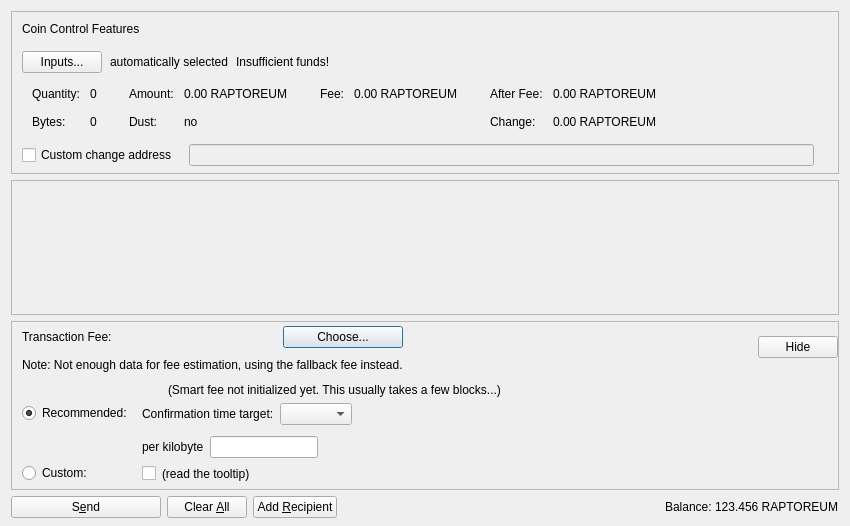
<?xml version="1.0" encoding="UTF-8"?>
<ui version="4.0">
 <class>SendCoinsDialog</class>
 <widget class="QDialog" name="SendCoinsDialog">
  <property name="geometry">
   <rect>
    <x>0</x>
    <y>0</y>
    <width>850</width>
    <height>526</height>
   </rect>
  </property>
  <property name="windowTitle">
   <string>Send Coins</string>
  </property>
  <layout class="QVBoxLayout" name="verticalLayout" stretch="0,1,0,0">
   <property name="bottomMargin">
    <number>8</number>
   </property>
   <item>
    <widget class="QFrame" name="frameCoinControl">
     <property name="sizePolicy">
      <sizepolicy hsizetype="Expanding" vsizetype="Expanding">
       <horstretch>0</horstretch>
       <verstretch>0</verstretch>
      </sizepolicy>
     </property>
     <property name="maximumSize">
      <size>
       <width>16777215</width>
       <height>16777215</height>
      </size>
     </property>
     <property name="frameShape">
      <enum>QFrame::StyledPanel</enum>
     </property>
     <property name="frameShadow">
      <enum>QFrame::Sunken</enum>
     </property>
     <layout class="QVBoxLayout" name="verticalLayoutCoinControl2">
      <property name="spacing">
       <number>0</number>
      </property>
      <property name="leftMargin">
       <number>0</number>
      </property>
      <property name="topMargin">
       <number>0</number>
      </property>
      <property name="rightMargin">
       <number>0</number>
      </property>
      <property name="bottomMargin">
       <number>6</number>
      </property>
      <item>
       <layout class="QVBoxLayout" name="verticalLayoutCoinControl" stretch="0,0,0,0,1">
        <property name="spacing">
         <number>0</number>
        </property>
        <property name="leftMargin">
         <number>10</number>
        </property>
        <property name="topMargin">
         <number>10</number>
        </property>
        <item>
         <layout class="QHBoxLayout" name="horizontalLayoutCoinControl1">
          <property name="bottomMargin">
           <number>15</number>
          </property>
          <item>
           <widget class="QLabel" name="labelCoinControlFeatures">
            <property name="sizePolicy">
             <sizepolicy hsizetype="Preferred" vsizetype="Maximum">
              <horstretch>0</horstretch>
              <verstretch>0</verstretch>
             </sizepolicy>
            </property>
            <property name="text">
             <string>Coin Control Features</string>
            </property>
           </widget>
          </item>
         </layout>
        </item>
        <item>
         <layout class="QHBoxLayout" name="horizontalLayoutCoinControl2" stretch="0,0,0,0">
          <property name="spacing">
           <number>8</number>
          </property>
          <property name="bottomMargin">
           <number>10</number>
          </property>
          <item>
           <widget class="QPushButton" name="pushButtonCoinControl">
            <property name="styleSheet">
             <string notr="true"/>
            </property>
            <property name="text">
             <string>Inputs...</string>
            </property>
            <property name="autoDefault">
             <bool>false</bool>
            </property>
           </widget>
          </item>
          <item>
           <widget class="QLabel" name="labelCoinControlAutomaticallySelected">
            <property name="text">
             <string>automatically selected</string>
            </property>
            <property name="margin">
             <number>5</number>
            </property>
           </widget>
          </item>
          <item>
           <widget class="QLabel" name="labelCoinControlInsuffFunds">
            <property name="text">
             <string>Insufficient funds!</string>
            </property>
            <property name="margin">
             <number>5</number>
            </property>
           </widget>
          </item>
          <item>
           <spacer name="horizontalSpacerCoinControl">
            <property name="orientation">
             <enum>Qt::Horizontal</enum>
            </property>
            <property name="sizeHint" stdset="0">
             <size>
              <width>40</width>
              <height>1</height>
             </size>
            </property>
           </spacer>
          </item>
         </layout>
        </item>
        <item>
         <widget class="QWidget" name="widgetCoinControl" native="true">
          <property name="sizePolicy">
           <sizepolicy hsizetype="Preferred" vsizetype="Preferred">
            <horstretch>0</horstretch>
            <verstretch>0</verstretch>
           </sizepolicy>
          </property>
          <property name="minimumSize">
           <size>
            <width>0</width>
            <height>0</height>
           </size>
          </property>
          <property name="styleSheet">
           <string notr="true"/>
          </property>
          <layout class="QHBoxLayout" name="horizontalLayoutCoinControl5">
           <property name="leftMargin">
            <number>0</number>
           </property>
           <property name="topMargin">
            <number>0</number>
           </property>
           <property name="rightMargin">
            <number>0</number>
           </property>
           <property name="bottomMargin">
            <number>0</number>
           </property>
           <item>
            <layout class="QHBoxLayout" name="horizontalLayoutCoinControl3" stretch="0,0,0,1">
             <property name="spacing">
              <number>20</number>
             </property>
             <property name="topMargin">
              <number>0</number>
             </property>
             <property name="bottomMargin">
              <number>10</number>
             </property>
             <item>
              <layout class="QFormLayout" name="formLayoutCoinControl1">
               <property name="horizontalSpacing">
                <number>10</number>
               </property>
               <property name="verticalSpacing">
                <number>14</number>
               </property>
               <property name="leftMargin">
                <number>10</number>
               </property>
               <property name="topMargin">
                <number>4</number>
               </property>
               <property name="rightMargin">
                <number>6</number>
               </property>
               <item row="0" column="0">
                <widget class="QLabel" name="labelCoinControlQuantityText">
                 <property name="text">
                  <string>Quantity:</string>
                 </property>
                 <property name="margin">
                  <number>0</number>
                 </property>
                </widget>
               </item>
               <item row="0" column="1">
                <widget class="QLabel" name="labelCoinControlQuantity">
                 <property name="cursor">
                  <cursorShape>IBeamCursor</cursorShape>
                 </property>
                 <property name="contextMenuPolicy">
                  <enum>Qt::ActionsContextMenu</enum>
                 </property>
                 <property name="text">
                  <string notr="true">0</string>
                 </property>
                 <property name="margin">
                  <number>0</number>
                 </property>
                 <property name="textInteractionFlags">
                  <set>Qt::LinksAccessibleByMouse|Qt::TextSelectableByKeyboard|Qt::TextSelectableByMouse</set>
                 </property>
                </widget>
               </item>
               <item row="1" column="0">
                <widget class="QLabel" name="labelCoinControlBytesText">
                 <property name="text">
                  <string>Bytes:</string>
                 </property>
                </widget>
               </item>
               <item row="1" column="1">
                <widget class="QLabel" name="labelCoinControlBytes">
                 <property name="cursor">
                  <cursorShape>IBeamCursor</cursorShape>
                 </property>
                 <property name="contextMenuPolicy">
                  <enum>Qt::ActionsContextMenu</enum>
                 </property>
                 <property name="text">
                  <string notr="true">0</string>
                 </property>
                 <property name="textInteractionFlags">
                  <set>Qt::LinksAccessibleByMouse|Qt::TextSelectableByKeyboard|Qt::TextSelectableByMouse</set>
                 </property>
                </widget>
               </item>
              </layout>
             </item>
             <item>
              <layout class="QFormLayout" name="formLayoutCoinControl2">
               <property name="horizontalSpacing">
                <number>10</number>
               </property>
               <property name="verticalSpacing">
                <number>14</number>
               </property>
               <property name="leftMargin">
                <number>6</number>
               </property>
               <property name="topMargin">
                <number>4</number>
               </property>
               <property name="rightMargin">
                <number>6</number>
               </property>
               <item row="0" column="0">
                <widget class="QLabel" name="labelCoinControlAmountText">
                 <property name="text">
                  <string>Amount:</string>
                 </property>
                 <property name="margin">
                  <number>0</number>
                 </property>
                </widget>
               </item>
               <item row="0" column="1">
                <widget class="QLabel" name="labelCoinControlAmount">
                 <property name="cursor">
                  <cursorShape>IBeamCursor</cursorShape>
                 </property>
                 <property name="contextMenuPolicy">
                  <enum>Qt::ActionsContextMenu</enum>
                 </property>
                 <property name="text">
                  <string notr="true">0.00 RAPTOREUM</string>
                 </property>
                 <property name="textInteractionFlags">
                  <set>Qt::LinksAccessibleByMouse|Qt::TextSelectableByKeyboard|Qt::TextSelectableByMouse</set>
                 </property>
                </widget>
               </item>
               <item row="1" column="0">
                <widget class="QLabel" name="labelCoinControlLowOutputText">
                 <property name="text">
                  <string>Dust:</string>
                 </property>
                </widget>
               </item>
               <item row="1" column="1">
                <widget class="QLabel" name="labelCoinControlLowOutput">
                 <property name="cursor">
                  <cursorShape>IBeamCursor</cursorShape>
                 </property>
                 <property name="contextMenuPolicy">
                  <enum>Qt::ActionsContextMenu</enum>
                 </property>
                 <property name="text">
                  <string notr="true">no</string>
                 </property>
                 <property name="textInteractionFlags">
                  <set>Qt::LinksAccessibleByMouse|Qt::TextSelectableByKeyboard|Qt::TextSelectableByMouse</set>
                 </property>
                </widget>
               </item>
              </layout>
             </item>
             <item>
              <layout class="QFormLayout" name="formLayoutCoinControl3">
               <property name="horizontalSpacing">
                <number>10</number>
               </property>
               <property name="verticalSpacing">
                <number>14</number>
               </property>
               <property name="leftMargin">
                <number>6</number>
               </property>
               <property name="topMargin">
                <number>4</number>
               </property>
               <property name="rightMargin">
                <number>6</number>
               </property>
               <item row="0" column="0">
                <widget class="QLabel" name="labelCoinControlFeeText">
                 <property name="text">
                  <string>Fee:</string>
                 </property>
                 <property name="margin">
                  <number>0</number>
                 </property>
                </widget>
               </item>
               <item row="0" column="1">
                <widget class="QLabel" name="labelCoinControlFee">
                 <property name="cursor">
                  <cursorShape>IBeamCursor</cursorShape>
                 </property>
                 <property name="contextMenuPolicy">
                  <enum>Qt::ActionsContextMenu</enum>
                 </property>
                 <property name="text">
                  <string notr="true">0.00 RAPTOREUM</string>
                 </property>
                 <property name="textInteractionFlags">
                  <set>Qt::LinksAccessibleByMouse|Qt::TextSelectableByKeyboard|Qt::TextSelectableByMouse</set>
                 </property>
                </widget>
               </item>
              </layout>
             </item>
             <item>
              <layout class="QFormLayout" name="formLayoutCoinControl4">
               <property name="horizontalSpacing">
                <number>10</number>
               </property>
               <property name="verticalSpacing">
                <number>14</number>
               </property>
               <property name="leftMargin">
                <number>6</number>
               </property>
               <property name="topMargin">
                <number>4</number>
               </property>
               <property name="rightMargin">
                <number>6</number>
               </property>
               <item row="0" column="0">
                <widget class="QLabel" name="labelCoinControlAfterFeeText">
                 <property name="text">
                  <string>After Fee:</string>
                 </property>
                 <property name="margin">
                  <number>0</number>
                 </property>
                </widget>
               </item>
               <item row="0" column="1">
                <widget class="QLabel" name="labelCoinControlAfterFee">
                 <property name="cursor">
                  <cursorShape>IBeamCursor</cursorShape>
                 </property>
                 <property name="contextMenuPolicy">
                  <enum>Qt::ActionsContextMenu</enum>
                 </property>
                 <property name="text">
                  <string notr="true">0.00 RAPTOREUM</string>
                 </property>
                 <property name="textInteractionFlags">
                  <set>Qt::LinksAccessibleByMouse|Qt::TextSelectableByKeyboard|Qt::TextSelectableByMouse</set>
                 </property>
                </widget>
               </item>
               <item row="1" column="0">
                <widget class="QLabel" name="labelCoinControlChangeText">
                 <property name="text">
                  <string>Change:</string>
                 </property>
                </widget>
               </item>
               <item row="1" column="1">
                <widget class="QLabel" name="labelCoinControlChange">
                 <property name="cursor">
                  <cursorShape>IBeamCursor</cursorShape>
                 </property>
                 <property name="contextMenuPolicy">
                  <enum>Qt::ActionsContextMenu</enum>
                 </property>
                 <property name="text">
                  <string notr="true">0.00 RAPTOREUM</string>
                 </property>
                 <property name="textInteractionFlags">
                  <set>Qt::LinksAccessibleByMouse|Qt::TextSelectableByKeyboard|Qt::TextSelectableByMouse</set>
                 </property>
                </widget>
               </item>
              </layout>
             </item>
            </layout>
           </item>
          </layout>
         </widget>
        </item>
        <item>
         <layout class="QHBoxLayout" name="horizontalLayoutCoinControl4" stretch="0,0,0">
          <property name="spacing">
           <number>12</number>
          </property>
          <property name="sizeConstraint">
           <enum>QLayout::SetDefaultConstraint</enum>
          </property>
          <property name="topMargin">
           <number>5</number>
          </property>
          <property name="rightMargin">
           <number>5</number>
          </property>
          <item>
           <widget class="QCheckBox" name="checkBoxCoinControlChange">
            <property name="toolTip">
             <string>If this is activated, but the change address is empty or invalid, change will be sent to a newly generated address.</string>
            </property>
            <property name="text">
             <string>Custom change address</string>
            </property>
           </widget>
          </item>
          <item>
           <widget class="QValidatedLineEdit" name="lineEditCoinControlChange">
            <property name="enabled">
             <bool>false</bool>
            </property>
            <property name="sizePolicy">
             <sizepolicy hsizetype="Expanding" vsizetype="Fixed">
              <horstretch>0</horstretch>
              <verstretch>0</verstretch>
             </sizepolicy>
            </property>
           </widget>
          </item>
          <item>
           <widget class="QLabel" name="labelCoinControlChangeLabel">
            <property name="sizePolicy">
             <sizepolicy hsizetype="Preferred" vsizetype="Expanding">
              <horstretch>0</horstretch>
              <verstretch>0</verstretch>
             </sizepolicy>
            </property>
            <property name="minimumSize">
             <size>
              <width>0</width>
              <height>0</height>
             </size>
            </property>
            <property name="text">
             <string/>
            </property>
            <property name="margin">
             <number>3</number>
            </property>
           </widget>
          </item>
         </layout>
        </item>
        <item>
         <spacer name="verticalSpacerCoinControl">
          <property name="orientation">
           <enum>Qt::Vertical</enum>
          </property>
          <property name="sizeHint" stdset="0">
           <size>
            <width>800</width>
            <height>1</height>
           </size>
          </property>
         </spacer>
        </item>
       </layout>
      </item>
     </layout>
    </widget>
   </item>
   <item>
    <widget class="QScrollArea" name="scrollArea">
     <property name="widgetResizable">
      <bool>true</bool>
     </property>
     <widget class="QWidget" name="scrollAreaWidgetContents">
      <property name="geometry">
       <rect>
        <x>0</x>
        <y>0</y>
        <width>830</width>
        <height>104</height>
       </rect>
      </property>
      <layout class="QVBoxLayout" name="verticalLayout_2" stretch="0,1">
       <property name="leftMargin">
        <number>0</number>
       </property>
       <property name="topMargin">
        <number>0</number>
       </property>
       <property name="rightMargin">
        <number>0</number>
       </property>
       <property name="bottomMargin">
        <number>0</number>
       </property>
       <item>
        <layout class="QVBoxLayout" name="entries">
         <property name="spacing">
          <number>6</number>
         </property>
        </layout>
       </item>
       <item>
        <spacer name="verticalSpacer">
         <property name="orientation">
          <enum>Qt::Vertical</enum>
         </property>
         <property name="sizeHint" stdset="0">
          <size>
           <width>20</width>
           <height>40</height>
          </size>
         </property>
        </spacer>
       </item>
      </layout>
     </widget>
    </widget>
   </item>
   <item>
    <widget class="QFrame" name="frameFee">
     <property name="sizePolicy">
      <sizepolicy hsizetype="Expanding" vsizetype="Expanding">
       <horstretch>0</horstretch>
       <verstretch>0</verstretch>
      </sizepolicy>
     </property>
     <property name="maximumSize">
      <size>
       <width>16777215</width>
       <height>16777215</height>
      </size>
     </property>
     <property name="frameShape">
      <enum>QFrame::StyledPanel</enum>
     </property>
     <property name="frameShadow">
      <enum>QFrame::Sunken</enum>
     </property>
     <layout class="QVBoxLayout" name="verticalLayoutFee1">
      <property name="spacing">
       <number>0</number>
      </property>
      <property name="leftMargin">
       <number>0</number>
      </property>
      <property name="topMargin">
       <number>0</number>
      </property>
      <property name="rightMargin">
       <number>0</number>
      </property>
      <property name="bottomMargin">
       <number>0</number>
      </property>
      <item>
       <layout class="QVBoxLayout" name="verticalLayoutFee2" stretch="0,0,0">
        <property name="spacing">
         <number>0</number>
        </property>
        <property name="leftMargin">
         <number>10</number>
        </property>
        <property name="topMargin">
         <number>0</number>
        </property>
        <item>
         <layout class="QHBoxLayout" name="horizontalLayoutFee1">
          <property name="bottomMargin">
           <number>0</number>
          </property>
          <item>
           <layout class="QVBoxLayout" name="verticalLayoutFee7">
            <property name="spacing">
             <number>0</number>
            </property>
            <item>
             <spacer name="verticalSpacerSmartFee">
              <property name="orientation">
               <enum>Qt::Vertical</enum>
              </property>
              <property name="sizeType">
               <enum>QSizePolicy::Fixed</enum>
              </property>
              <property name="sizeHint" stdset="0">
               <size>
                <width>1</width>
                <height>4</height>
               </size>
              </property>
             </spacer>
            </item>
            <item>
             <layout class="QHBoxLayout" name="horizontalLayoutSmartFee">
              <property name="spacing">
               <number>10</number>
              </property>
              <item>
               <widget class="QLabel" name="labelFeeHeadline">
                <property name="sizePolicy">
                 <sizepolicy hsizetype="Preferred" vsizetype="Maximum">
                  <horstretch>0</horstretch>
                  <verstretch>0</verstretch>
                 </sizepolicy>
                </property>
                <property name="text">
                 <string>Transaction Fee:</string>
                </property>
               </widget>
              </item>
              <item>
               <widget class="QLabel" name="labelFeeMinimized">
                <property name="text">
                 <string/>
                </property>
               </widget>
              </item>
              <item>
               <widget class="QPushButton" name="buttonChooseFee">
                <property name="text">
                 <string>Choose...</string>
                </property>
               </widget>
              </item>
             </layout>
            </item>
            <item>
             <spacer name="verticalSpacer_7">
              <property name="orientation">
               <enum>Qt::Vertical</enum>
              </property>
              <property name="sizeHint" stdset="0">
               <size>
                <width>1</width>
                <height>10</height>
               </size>
              </property>
             </spacer>
            </item>
            <item>
             <widget class="QLabel" name="fallbackFeeWarningLabel">
              <property name="toolTip">
               <string>Using the fallbackfee can result in sending a transaction that will take several hours or days (or never) to confirm. Consider choosing your fee manually or wait until you have validated the complete chain.</string>
              </property>
              <property name="text">
               <string>Note: Not enough data for fee estimation, using the fallback fee instead.</string>
              </property>
              <property name="wordWrap">
               <bool>false</bool>
              </property>
             </widget>
            </item>
            <item>
             <spacer name="verticalSpacer_5">
              <property name="orientation">
               <enum>Qt::Vertical</enum>
              </property>
              <property name="sizeHint" stdset="0">
               <size>
                <width>1</width>
                <height>1</height>
               </size>
              </property>
             </spacer>
            </item>
           </layout>
          </item>
          <item>
           <spacer name="horizontalSpacer_4">
            <property name="orientation">
             <enum>Qt::Horizontal</enum>
            </property>
            <property name="sizeHint" stdset="0">
             <size>
              <width>1</width>
              <height>1</height>
             </size>
            </property>
           </spacer>
          </item>
          <item>
           <widget class="QPushButton" name="buttonMinimizeFee">
            <property name="toolTip">
             <string>collapse fee-settings</string>
            </property>
            <property name="text">
             <string>Hide</string>
            </property>
           </widget>
          </item>
         </layout>
        </item>
        <item>
         <widget class="QFrame" name="frameFeeSelection">
          <layout class="QVBoxLayout" name="verticalLayoutFee12">
           <property name="spacing">
            <number>0</number>
           </property>
           <property name="leftMargin">
            <number>0</number>
           </property>
           <property name="topMargin">
            <number>0</number>
           </property>
           <property name="rightMargin">
            <number>0</number>
           </property>
           <property name="bottomMargin">
            <number>0</number>
           </property>
           <item>
            <layout class="QGridLayout" name="gridLayoutFee">
             <property name="topMargin">
              <number>10</number>
             </property>
             <property name="bottomMargin">
              <number>4</number>
             </property>
             <property name="horizontalSpacing">
              <number>10</number>
             </property>
             <property name="verticalSpacing">
              <number>4</number>
             </property>
             <item row="1" column="1">
              <layout class="QVBoxLayout" name="verticalLayoutFee8">
               <property name="spacing">
                <number>6</number>
               </property>
               <property name="topMargin">
                <number>3</number>
               </property>
               <item>
                <layout class="QHBoxLayout" name="horizontalLayoutFee13" stretch="0,0,1">
                 <item>
                  <widget class="QLabel" name="labelCustomPerKilobyte">
                   <property name="toolTip">
                    <string>If the custom fee is set to 1000 ruffs and the transaction is only 250 bytes, then &quot;per kilobyte&quot; only pays 250 ruffs in fee,&lt;br /&gt;while &quot;at least&quot; pays 1000 ruffs. For transactions bigger than a kilobyte both pay by kilobyte.</string>
                   </property>
                   <property name="text">
                    <string>per kilobyte</string>
                   </property>
                  </widget>
                 </item>
                 <item>
                  <widget class="BitcoinAmountField" name="customFee"/>
                 </item>
                 <item>
                  <spacer name="horizontalSpacer_6">
                   <property name="orientation">
                    <enum>Qt::Horizontal</enum>
                   </property>
                   <property name="sizeHint" stdset="0">
                    <size>
                     <width>1</width>
                     <height>1</height>
                    </size>
                   </property>
                  </spacer>
                 </item>
                </layout>
               </item>
               <item>
                <layout class="QHBoxLayout" name="horizontalLayoutFee8">
                 <item>
                  <widget class="QCheckBox" name="checkBoxMinimumFee">
                   <property name="toolTip">
                    <string>Paying only the minimum fee is just fine as long as there is less transaction volume than space in the blocks.&lt;br /&gt;But be aware that this can end up in a never confirming transaction once there is more demand for 405Coin transactions than the network can process.</string>
                   </property>
                   <property name="text">
                    <string/>
                   </property>
                  </widget>
                 </item>
                 <item>
                  <widget class="QLabel" name="labelMinFeeWarning">
                   <property name="enabled">
                    <bool>true</bool>
                   </property>
                   <property name="toolTip">
                    <string>Paying only the minimum fee is just fine as long as there is less transaction volume than space in the blocks.&lt;br /&gt;But be aware that this can end up in a never confirming transaction once there is more demand for 405Coin transactions than the network can process.</string>
                   </property>
                   <property name="text">
                    <string>(read the tooltip)</string>
                   </property>
                   <property name="margin">
                    <number>5</number>
                   </property>
                  </widget>
                 </item>
                 <item>
                  <spacer name="horizontalSpacer_2">
                   <property name="orientation">
                    <enum>Qt::Horizontal</enum>
                   </property>
                   <property name="sizeHint" stdset="0">
                    <size>
                     <width>1</width>
                     <height>1</height>
                    </size>
                   </property>
                  </spacer>
                 </item>
                </layout>
               </item>
              </layout>
             </item>
             <item row="0" column="0">
              <layout class="QVBoxLayout" name="verticalLayoutFee4" stretch="0,1">
               <property name="topMargin">
                <number>20</number>
               </property>
               <property name="bottomMargin">
                <number>3</number>
               </property>
               <item>
                <widget class="QRadioButton" name="radioSmartFee">
                 <property name="text">
                  <string>Recommended:</string>
                 </property>
                 <property name="checked">
                  <bool>true</bool>
                 </property>
                 <attribute name="buttonGroup">
                  <string notr="true">groupFee</string>
                 </attribute>
                </widget>
               </item>
               <item>
                <spacer name="verticalSpacer_2">
                 <property name="orientation">
                  <enum>Qt::Vertical</enum>
                 </property>
                 <property name="sizeHint" stdset="0">
                  <size>
                   <width>1</width>
                   <height>1</height>
                  </size>
                 </property>
                </spacer>
               </item>
              </layout>
             </item>
             <item row="1" column="0">
              <layout class="QVBoxLayout" name="verticalLayoutFee9" stretch="0,1">
               <property name="topMargin">
                <number>30</number>
               </property>
               <item>
                <widget class="QRadioButton" name="radioCustomFee">
                 <property name="text">
                  <string>Custom:</string>
                 </property>
                 <attribute name="buttonGroup">
                  <string notr="true">groupFee</string>
                 </attribute>
                </widget>
               </item>
               <item>
                <spacer name="verticalSpacer_6">
                 <property name="orientation">
                  <enum>Qt::Vertical</enum>
                 </property>
                 <property name="sizeHint" stdset="0">
                  <size>
                   <width>1</width>
                   <height>1</height>
                  </size>
                 </property>
                </spacer>
               </item>
              </layout>
             </item>
             <item row="0" column="1">
              <layout class="QVBoxLayout" name="verticalLayoutFee3" stretch="0,0,1">
               <property name="spacing">
                <number>6</number>
               </property>
               <property name="topMargin">
                <number>0</number>
               </property>
               <property name="bottomMargin">
                <number>3</number>
               </property>
               <item>
                <layout class="QHBoxLayout" name="horizontalLayoutFee12">
                 <item>
                  <widget class="QLabel" name="labelSmartFee">
                   <property name="text">
                    <string/>
                   </property>
                   <property name="margin">
                    <number>2</number>
                   </property>
                  </widget>
                 </item>
                 <item>
                  <widget class="QLabel" name="labelFeeEstimation">
                   <property name="text">
                    <string/>
                   </property>
                  </widget>
                 </item>
                 <item>
                  <widget class="QLabel" name="labelSmartFee2">
                   <property name="text">
                    <string>(Smart fee not initialized yet. This usually takes a few blocks...)</string>
                   </property>
                   <property name="margin">
                    <number>2</number>
                   </property>
                  </widget>
                 </item>
                 <item>
                  <spacer name="horizontalSpacer_5">
                   <property name="orientation">
                    <enum>Qt::Horizontal</enum>
                   </property>
                   <property name="sizeHint" stdset="0">
                    <size>
                     <width>1</width>
                     <height>1</height>
                    </size>
                   </property>
                  </spacer>
                 </item>
                </layout>
               </item>
               <item>
                <layout class="QHBoxLayout" name="horizontalLayoutFee9">
                 <item>
                  <layout class="QVBoxLayout" name="verticalLayoutFee6">
                   <item>
                    <widget class="QLabel" name="labelSmartFee3">
                     <property name="text">
                      <string>Confirmation time target:</string>
                     </property>
                     <property name="margin">
                      <number>2</number>
                     </property>
                    </widget>
                   </item>
                  </layout>
                 </item>
                 <item>
                  <layout class="QVBoxLayout" name="verticalLayoutFee5">
                   <property name="rightMargin">
                    <number>30</number>
                   </property>
                   <item>
                    <layout class="QHBoxLayout" name="horizontalLayoutConfTarget">
                     <property name="bottomMargin">
                      <number>0</number>
                     </property>
                     <item>
                      <widget class="QComboBox" name="confTargetSelector"/>
                     </item>
                     <item>
                      <spacer name="horizontalSpacerConfTarget">
                       <property name="orientation">
                        <enum>Qt::Horizontal</enum>
                       </property>
                       <property name="sizeHint" stdset="0">
                        <size>
                         <width>40</width>
                         <height>20</height>
                        </size>
                       </property>
                      </spacer>
                     </item>
                    </layout>
                   </item>
                  </layout>
                 </item>
                </layout>
               </item>
               <item>
                <spacer name="verticalSpacer_4">
                 <property name="orientation">
                  <enum>Qt::Vertical</enum>
                 </property>
                 <property name="sizeHint" stdset="0">
                  <size>
                   <width>1</width>
                   <height>1</height>
                  </size>
                 </property>
                </spacer>
               </item>
              </layout>
             </item>
            </layout>
           </item>
          </layout>
         </widget>
        </item>
        <item>
         <spacer name="verticalSpacerFee">
          <property name="orientation">
           <enum>Qt::Vertical</enum>
          </property>
          <property name="sizeHint" stdset="0">
           <size>
            <width>800</width>
            <height>1</height>
           </size>
          </property>
         </spacer>
        </item>
       </layout>
      </item>
     </layout>
    </widget>
   </item>
   <item>
    <layout class="QHBoxLayout" name="horizontalLayout">
     <item>
      <widget class="QPushButton" name="sendButton">
       <property name="minimumSize">
        <size>
         <width>150</width>
         <height>0</height>
        </size>
       </property>
       <property name="toolTip">
        <string>Confirm the send action</string>
       </property>
       <property name="text">
        <string>S&amp;end</string>
       </property>
       <property name="autoDefault">
        <bool>false</bool>
       </property>
       <property name="default">
        <bool>false</bool>
       </property>
      </widget>
     </item>
     <item>
      <widget class="QPushButton" name="clearButton">
       <property name="sizePolicy">
        <sizepolicy hsizetype="Minimum" vsizetype="Fixed">
         <horstretch>0</horstretch>
         <verstretch>0</verstretch>
        </sizepolicy>
       </property>
       <property name="toolTip">
        <string>Clear all fields of the form.</string>
       </property>
       <property name="text">
        <string>Clear &amp;All</string>
       </property>
       <property name="autoDefault">
        <bool>false</bool>
       </property>
      </widget>
     </item>
     <item>
      <widget class="QPushButton" name="addButton">
       <property name="toolTip">
        <string>Send to multiple recipients at once</string>
       </property>
       <property name="text">
        <string>Add &amp;Recipient</string>
       </property>
       <property name="autoDefault">
        <bool>false</bool>
       </property>
      </widget>
     </item>
     <item>
      <spacer name="horizontalSpacer">
       <property name="orientation">
        <enum>Qt::Horizontal</enum>
       </property>
       <property name="sizeHint" stdset="0">
        <size>
         <width>40</width>
         <height>20</height>
        </size>
       </property>
      </spacer>
     </item>
     <item>
      <layout class="QHBoxLayout" name="horizontalLayout_2">
       <property name="spacing">
        <number>3</number>
       </property>
       <item>
        <widget class="QLabel" name="labelBalanceText">
         <property name="text">
          <string>Balance:</string>
         </property>
        </widget>
       </item>
       <item>
        <widget class="QLabel" name="labelBalance">
         <property name="sizePolicy">
          <sizepolicy hsizetype="Preferred" vsizetype="Preferred">
           <horstretch>0</horstretch>
           <verstretch>0</verstretch>
          </sizepolicy>
         </property>
         <property name="cursor">
          <cursorShape>IBeamCursor</cursorShape>
         </property>
         <property name="text">
          <string notr="true">123.456 RAPTOREUM</string>
         </property>
         <property name="textInteractionFlags">
          <set>Qt::LinksAccessibleByMouse|Qt::TextSelectableByKeyboard|Qt::TextSelectableByMouse</set>
         </property>
        </widget>
       </item>
      </layout>
     </item>
    </layout>
   </item>
  </layout>
 </widget>
 <customwidgets>
  <customwidget>
   <class>QValidatedLineEdit</class>
   <extends>QLineEdit</extends>
   <header>qt/qvalidatedlineedit.h</header>
  </customwidget>
  <customwidget>
   <class>BitcoinAmountField</class>
   <extends>QLineEdit</extends>
   <header>qt/bitcoinamountfield.h</header>
   <container>1</container>
  </customwidget>
 </customwidgets>
 <resources>
  <include location="../405Coin.qrc"/>
 </resources>
 <connections/>
 <buttongroups>
  <buttongroup name="groupFee"/>
 </buttongroups>
</ui>
